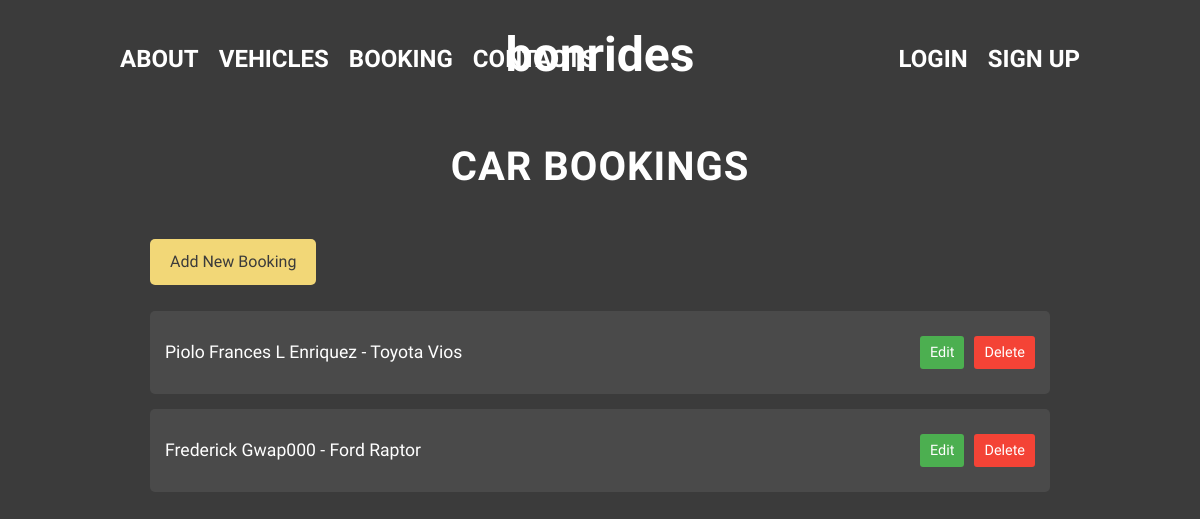
The app's page /car-bookings/ with its own data.
### bonrides/models.py (models this page shows)
class CarBooking(models.Model):
    customer_name = models.CharField(max_length=200)
    car_model = models.CharField(max_length=100)
    status = models.CharField(max_length=100)
    rental_date = models.DateField()
    return_date = models.DateField()
    total_cost = models.DecimalField(max_digits=10, decimal_places=2)
    def __str__(self):
        return f"{self.customer_name} - {self.car_model}"

### bonrides/views.py (the view)
# urls.py: path('car-bookings/', car_booking_list, name='car_booking_list'),  # Changed to avoid conflict
def car_booking_list(request):
    bookings = CarBooking.objects.all()
    return render(request, 'car_booking_list.html', {'bookings': bookings})

### bonrides/templates/car_booking_list.html (shortened to what this page needs)
 {% load static %}
<!DOCTYPE html>
<html lang="en">
<head>
    <link rel="stylesheet" href="{% static 'css/car_list.css' %}">
</head>
<body>
            <div class="navbar">
                <div class="nav-left">
                    <ul>
                        <li><a href="{% url 'about' %}">ABOUT</a></li>
                        <li><a href="{% url 'vehicles' %}">VEHICLES</a></li>
                        <li><a href="{% url 'booking' %}">BOOKING</a></li>
                        <li><a href="{% url 'contacts' %}">CONTACTS</a></li>
                    </ul>
                </div>
                <div class="logo">
                    <a href="{% url 'homepage' %}" style="color: white; text-decoration: none;">bonrides</a>
                </div>
                <div class="nav-right">
                    <ul class="nav_right">
                        {% if user.is_authenticated %}
                            <li id="user-format" style="display: inline-block; font-weight: bold; margin-right: 10px;">
                                Hello,
                                <a href="{% url 'edit_profile' %}" style="text-decoration: none; color: yellow;">{{ user.first_name|default:user.email }}</a>!
                            </li>
                            <li style="display: inline-block;"><a href="{% url 'logout' %}">LOGOUT</a></li>
                        {% else %}
                            <li style="display: inline-block; margin-right: 10px;"><a href="{% url 'login' %}">LOGIN</a></li>
                            <li style="display: inline-block;"><a href="{% url 'register' %}">SIGN UP</a></li>
                        {% endif %}
                    </ul>
                </div>
            </div>
    <div class="car-bookings-container">
        <h1>Car Bookings</h1>
        <a href="{% url 'car_booking_create' %}" class="btn btn-primary">Add New Booking</a>
        {% if bookings %}
            <ul class="bookings-list">
                {% for booking in bookings %}
                    <li class="booking-item">
                        <a href="{% url 'car_booking_detail' booking.pk %}" class="booking-detail-link">{{ booking }}</a>
                        <div class="booking-actions">
                            <a href="{% url 'car_booking_update' booking.pk %}" class="btn btn-edit">Edit</a>
                            <a href="{% url 'car_booking_delete' booking.pk %}" class="btn btn-delete">Delete</a>
                        </div>
                    </li>
                {% endfor %}
            </ul>
        {% else %}
            <p class="no-bookings-message">No bookings found. <a href="{% url 'car_booking_create' %}">Create your first booking</a>.</p>
        {% endif %}
    </div>
</body>
</html>

### static/css/car_list.css (style rules this page uses)
body { font-family: 'Khand', sans-serif; background-color: #3b3b3b; color: #ffffff; margin: 0; padding: 0; line-height: 1.6; }
.navbar { display: flex; justify-content: space-between; align-items: center; padding: 10px 20px; background-color: #3b3b3b; position: relative; }
.logo { position: absolute; left: 50%; transform: translateX(-50%); font-size: 48px; font-weight: bold; color: #ffffff; }
.nav-left { padding: 30px 0px 0px 90px; }
.nav-right { padding: 30px 90px 0px 0px; }
.nav-left ul, .nav-right ul { display: flex; list-style: none; margin: 0; padding: 0; font-size: 24px; }
.nav-left ul li, .nav-right ul li { margin: 0 10px; }
.nav-left ul li a, .nav-right ul li a { color: #ffffff; text-decoration: none; font-size: 24px; font-weight: bold; transition: color 0.3s ease; }
.logo { font-size: 48px; font-weight: bold; color: #ffffff; padding-top: 23px; }
.car-bookings-container { max-width: 900px; margin: 0 auto; padding: 20px; }
h1 { text-align: center; color: #ffffff; font-size: 2.5rem; margin-bottom: 30px; text-transform: uppercase; letter-spacing: 1px; }
.btn { display: inline-block; padding: 10px 20px; margin: 10px 0; border-radius: 5px; text-decoration: none; transition: background-color 0.3s; }
.btn-primary { background-color: #F2D777; color: #3b3b3b; }
.bookings-list { list-style: none; padding: 0; }
.booking-item { background-color: #4a4a4a; margin-bottom: 15px; padding: 15px; border-radius: 5px; display: flex; justify-content: space-between; align-items: center; }
.booking-detail-link { color: #ffffff; text-decoration: none; flex-grow: 1; font-size: 1.1rem; }
.booking-actions { display: flex; gap: 10px; }
.btn-edit, .btn-delete { padding: 5px 10px; border-radius: 3px; font-size: 0.9rem; }
.btn-edit { background-color: #4CAF50; color: white; }
.btn-delete { background-color: #f44336; color: white; }

### records on screen
CarBooking: customer_name+car_model "Piolo Frances L Enriquez - Toyota Vios"
CarBooking: customer_name+car_model "Frederick Gwap000 - Ford Raptor"
